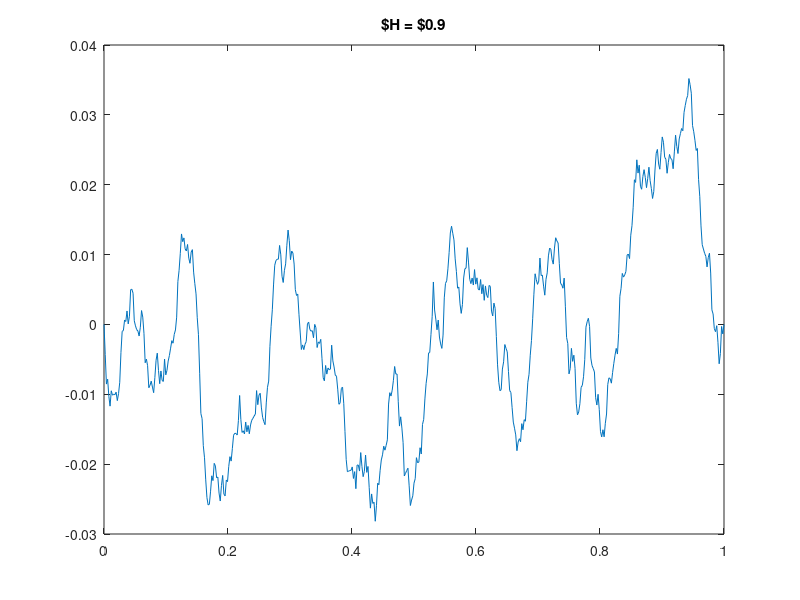

Reproduce this figure in MATLAB. (Note: this script raises an error after producing the figure.)



ampl = .1;
numb = 9;
n_peak = 5;
H = 0.9;

%meanvalue = 0;
meanmax = 5;
meanall = zeros(1,meanmax);
for meancounter = 1:meanmax
N = 2^numb+1;
a_0 = 1/N;
dy = 1;
mid = N;
surf = zeros(N,1);
closed = zeros(N,1);
dx = N-1;
dx = dx/2;
for i = 2:numb+1
    for j = dx+1:dx:N-1
        if(closed(j) ~= 1)
            if i <= n_peak
                losed(j) = 1;
            end
            if i > n_peak
            closed(j) = 1;
            surf(j) = (surf(j-dx) + surf(j+dx))/(2);
            surf(j) = (surf(j) + (rand-0.5)*(a_0*dx)^(H));
            end
        end
    end
    dx = dx/2;
end
end

rough_surface=surf/max(surf);
plot(linspace(0,1,N),surf)
title(['$H = $' num2str(H)])



save('surf_rough_bottom.mat','rough_surface')


writeMeshToFile
